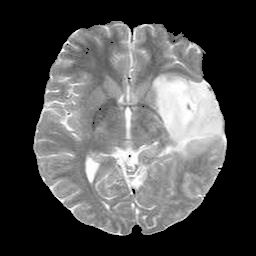
#> input picture src/extracted_brain.jpg, 256 x 256 px
$ python -i skull_strip.py   (imports and definitions only)
#> lines starting #> are read from the running program, lines starting #| are printed output that depends on the picture; after the words box and inside, x2 and y2 are one past the last pixel; in counts of white or black regions, pixels touching at a corner belong together
import numpy as np
import cv2
from matplotlib import pyplot as plt
def ShowImage(title, img, ctype):
    plt.figure(figsize=(10, 10))
    if ctype == 'bgr':
        img = cv2.cvtColor(img, cv2.COLOR_BGR2RGB)
    elif ctype == 'gray':
        plt.imshow(img, cmap='gray')
        plt.axis('off')
        plt.title(title)
        plt.show()
        return
    plt.imshow(img)
    plt.axis('off')
    plt.title(title)
    plt.show()

def stripSkull(img_path):
#> called with img_path = 'extracted_brain.jpg'
    img = cv2.imread(img_path)
#> img is the input picture: shape (256, 256, 3); min 0, max 255, mean 79.7
    gray = cv2.cvtColor(img, cv2.COLOR_BGR2GRAY)

    ret, thresh = cv2.threshold(gray, 0, 255, cv2.THRESH_OTSU)
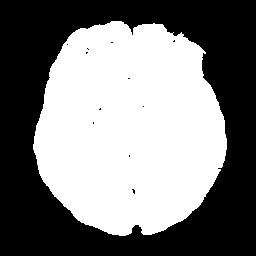
#> thresh: shape (256, 256); 49.2% white; 1 white region, box (x1, y1, x2, y2) and area: (33, 21, 227, 236) 32251
#> ret = 7

    # Find connected components
    ret, markers = cv2.connectedComponents(thresh)
#> ret = 2
    # Find the largest non-background component for the brain
#> (the run stopped early here; a loop or call above may not have finished)

$ run again, on src/a-Original-MRI-brain-tumor-image-b-Colored-MRI-image.png
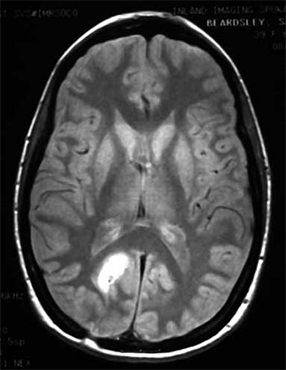
#> input picture src/a-Original-MRI-brain-tumor-image-b-Colored-MRI-image.png, 286 x 370 px
#> in stripSkull, img is the input picture: shape (370, 286, 3); min 0, max 255, mean 66.2
#> thresh: shape (370, 286); 53% white; 90 black regions (69 under 20 px), largest, box (x1, y1, x2, y2) and area: (0, 0, 286, 370) 47254, (160, 51, 210, 117) 990, (114, 96, 138, 123) 220
#> in stripSkull, `ret, thresh = cv2.threshold(gray, 0, 255, cv2.THRESH_OTSU)`: ret = 62
#> in stripSkull, `ret, markers = cv2.connectedComponents(thresh)`:
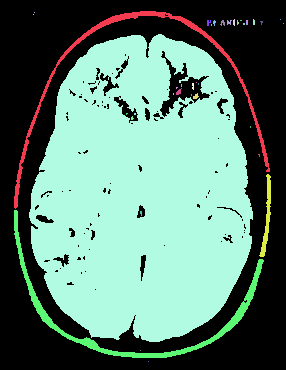
#> markers: shape (370, 286) int32; 38 distinct labels, from 0 to 37; one colour per label, 0 black
#> in stripSkull, `ret, markers = cv2.connectedComponents(thresh)`: ret = 38
#> largest_component = 18
#> in stripSkull, `closing = cv2.morphologyEx(brain_mask, cv2.MORPH_CLOSE, kernel)`:
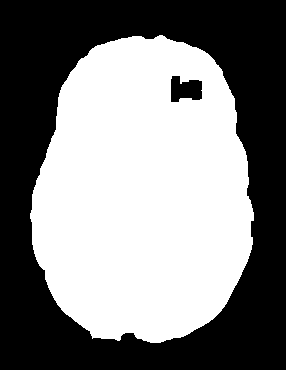
#> closing: shape (370, 286); 50.8% white; 2 black regions, box (x1, y1, x2, y2) and area: (0, 0, 286, 370) 51461, (171, 76, 202, 102) 616
